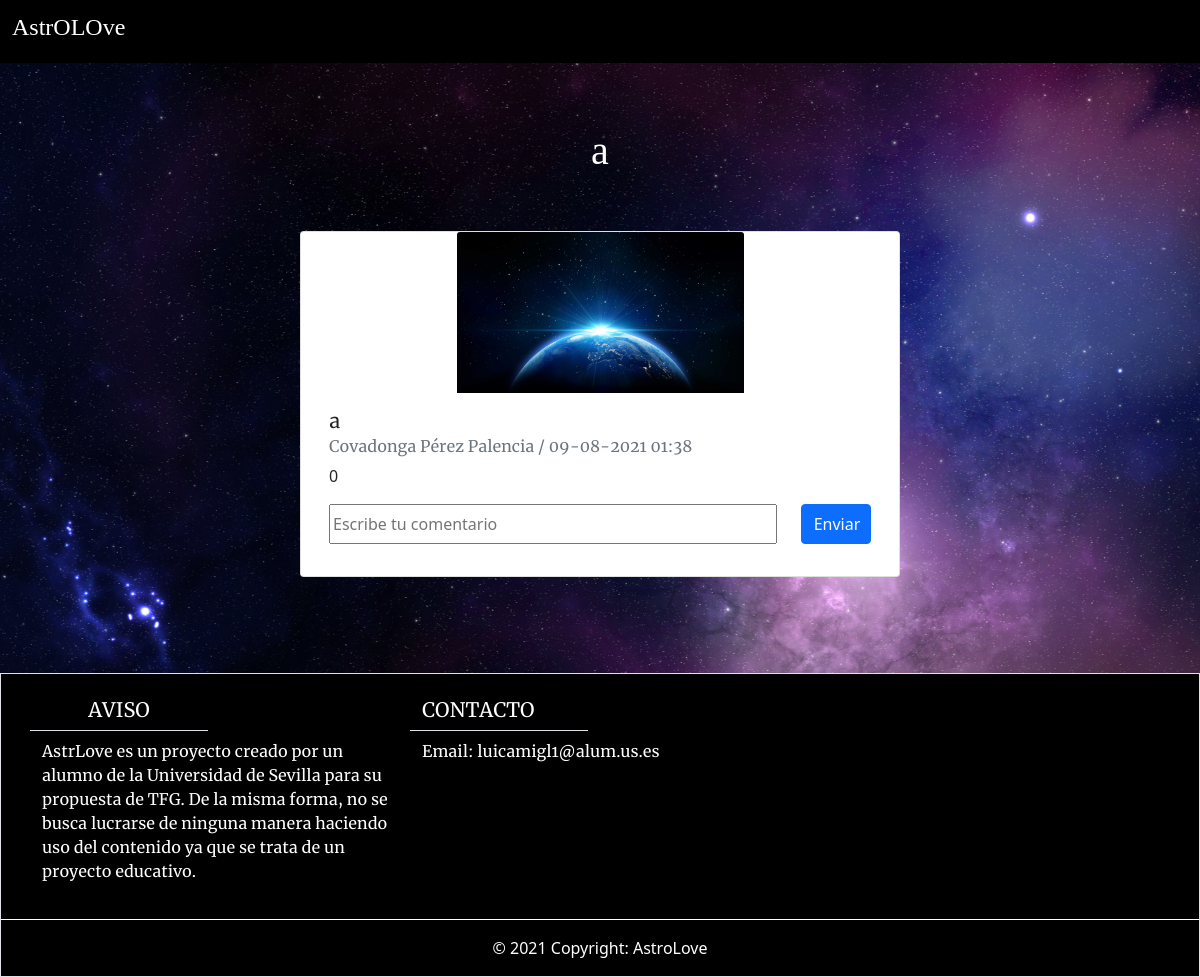
/posts/show/2/ (signed in), run on the app's committed database.
### main/models.py (models this page shows, shortened)
class Post(models.Model):
    date =  models.DateTimeField()
    title = models.CharField(max_length=30)
    photo = models.ImageField(upload_to="static/post/")
    creator = models.ForeignKey(Usuario, on_delete=models.CASCADE)

class Usuario(models.Model):
    address = models.CharField(max_length=250)
    city = models.CharField(max_length=50)
    isDeleted = models.BooleanField()
    profilePicUrl = models.ImageField(upload_to="static/fotos_perfil/", blank=True)
    photo = models.CharField(max_length=550)
    isAccountNonExpired = models.BooleanField(default=False)
    isEnabled = models.BooleanField(default=False)
    isPro = models.BooleanField(default=False)
    user = models.OneToOneField(User, on_delete=models.CASCADE, default=None)
    def nombreCompleto(self):
        return self.user.first_name + " " + self.user.last_name

### main/views.py (the view, shortened to what this page needs)
# urls.py: path('posts/show/<int:id>/', views.show_post),
@login_required
def show_post(request, id):
    post = Post.objects.get(id=id)
    likes = len(Like.objects.filter(post=post))
    is_liked = False
    for like in Like.objects.filter(post=post):
        if like.user.user == request.user:
            is_liked = True
    comments = Comment.objects.filter(post=post).order_by('-time')
    form = CreateCommentForm()
    return render(request, 'showPost.html', {'post':post, 'is_liked': is_liked, 'likes':likes, 'comments':comments, 'form':form})

### main/forms.py
class CreateCommentForm(forms.Form):
    content = forms.CharField(widget=forms.TextInput(attrs={'placeholder': 'Escribe tu comentario'}))

### main/templates/showPost.html (shortened to what this page needs)
{% extends 'header_logged.html' %}
{% block contenido %}
<div class="container-fluid py-5" id="background5">
    <div class="row text-center my-3">
        <h1 class="text-white">{{post.title}}</h1>
    </div>
    <div class="row justify-content-center my-5">
        <div class="card w-50">
            <img class="card-img-top w-50 img-fluid mx-auto"
                src="http://127.0.0.1:8000/{{post.photo}}"
                alt="Card image cap">
            <div class="card-body text-justify">
                <h5 class="card-title">{{post.title}}</h5>
                <h6 class="card-subtitle mb-2 text-muted">{{post.creator.nombreCompleto}}
                    / {{post.date | date:'d-m-Y H:i'}}</h6>
                    {% if is_liked == True %}
                    <a href="/posts/{{post.id}}/dislike/" class="text-decoration-none text-dark"> <i style="color: red;" class="fal fa-heart"></i>
                    {{likes}}</a>
                {% else %}
                <a href="/posts/{{post.id}}/like/"  class="text-decoration-none text-dark">
                    {{likes}}</a>
                {% endif %}
                <form id='form' method='post' class="w-100">
                    <div class="row my-3">
                        {% for field in form %}
                        <div class="col-10">
                            {{ field }}
                        </div>
                        {% endfor %}
                        <div class="col-2">
                            <input type='submit' class="btn btn-outline
                                btn-primary"
                                value='Enviar'/>
                        </div>
                    </div>
                </form>
            </div>
        </div>
    </div>
</div>
{% endblock %}

### static/index.css (style rules this page uses)
#background5 { background-image: url("video_inicio/background5.jpg"); background-attachment: fixed; background-position: center; background-repeat: no-repeat; background-size: cover; }
h1,h2,h3,h4 { font-family: 'BaronNeue-Black'; }
p,h5,h6 { font-family: 'Merriweather-Regular'; }

### main/templates/showPost.html (style rules this page uses)
input { width: 100%; height: 2.5rem; }

### data on the page
Post: title "a", photo (picture), creator.nombreCompleto "Covadonga Pérez Palencia", date "09-08-2021 01:38"

### other printed values
{{ likes }} "0"
